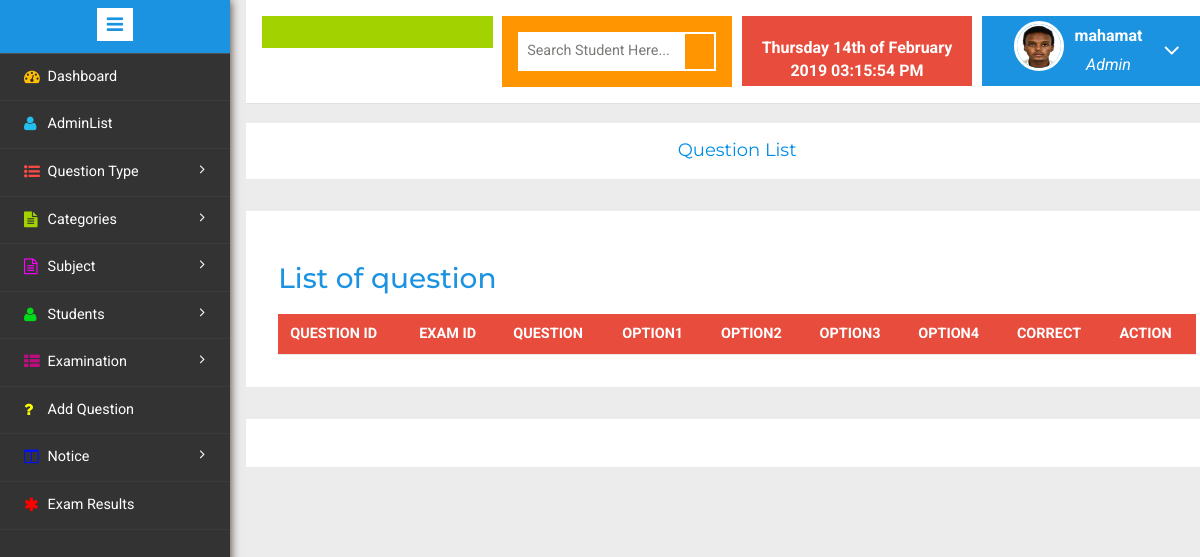
Before: /admin/viewquestion.php?eid=19 (signed in) with the older database file.
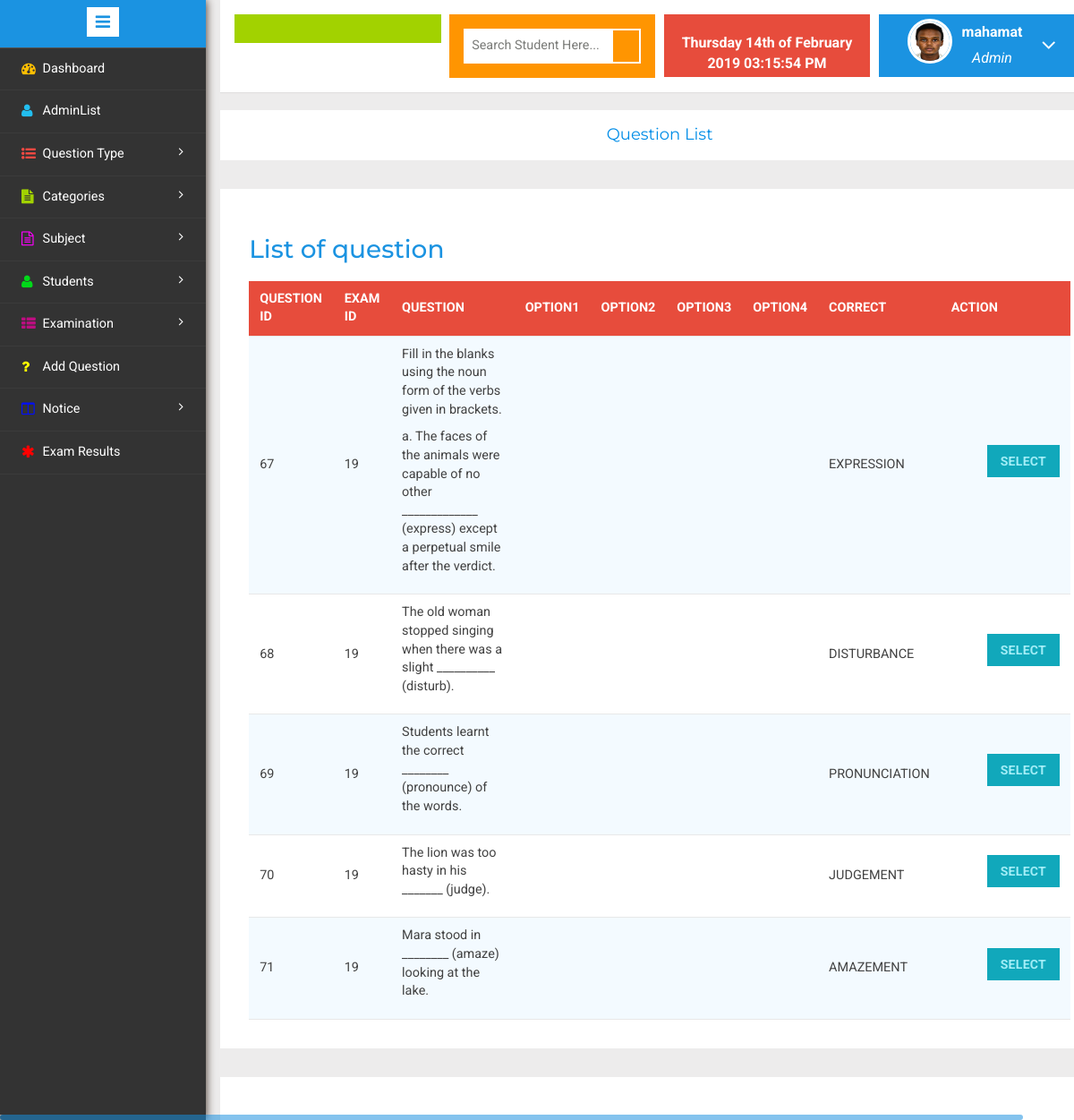
After: the same page with the newer database file.
### tables this page shows
CREATE TABLE `usertbl` (
  `uid` int(11) NOT NULL,
  `fname` varchar(50) NOT NULL,
  `lname` varchar(50) NOT NULL,
  `gender` varchar(20) NOT NULL,
  `blood` varchar(20) NOT NULL,
  `email` varchar(50) NOT NULL,
  `phone` varchar(20) NOT NULL,
  `mobile` varchar(20) NOT NULL,
  `password` varchar(50) NOT NULL,
  `cpassword` varchar(50) NOT NULL,
  `dob` date NOT NULL,
  `address` varchar(50) NOT NULL,
  `deptname` varchar(50) NOT NULL,
  `catname` varchar(50) NOT NULL,
  `file` varchar(50) NOT NULL,
  `status` tinyint(1) NOT NULL
);

CREATE TABLE `questiontbl` (
  `qid` int(11) NOT NULL,
  `examid` int(11) NOT NULL,
  `questionname` text NOT NULL,
  `questiontype` varchar(100) NOT NULL,
  `op1` varchar(100) NOT NULL,
  `op2` varchar(100) NOT NULL,
  `op3` varchar(100) NOT NULL,
  `op4` varchar(100) NOT NULL,
  `correctop` varchar(20) NOT NULL
);

### admin/checkuser.php (called while the page is built, shortened)
<?php
$user_check= $_SESSION["userid"];
$ses_sql=mysql_query("select * from usertbl where uid = '$user_check'");
$row = mysql_fetch_assoc($ses_sql);
$my_fname =$row['fname'];
$my_file=$row['file'];
?>

### admin/viewquestion.php (the view, shortened to what this page needs)
<!DOCTYPE HTML>
<html>
<head>
</head>
<body>
<div class="page-container">
<div class="left-content">
<div class="mother-grid-inner">
<?php
if($_SESSION["userid"]==true)
{
include("header.php"); ?>
	<ol class="breadcrumb">
	                  <center><li class="breadcrumb-item"><h4><a href="">Question List</a></h4></li></center>
            </ol>
<?php
$examid=$_GET['eid'];
$sql="select qid,examid,questionname,op1,op2,op3,op4,correctop from questiontbl WHERE examid = '$examid'";
$result = mysql_query($sql);
?>
<div class="agile-grids">
<div class="agile-tables">
<div class="w3l-table-info">
<h2>List of question</h2>
<table width="100%" id="table">
<thead>
<tr>
               <th align="left">Question Id</th>
			   <th align="left">Exam Id</th>
			   <th align="left">Question</th>
			   <th align="left">Option1</th>
			   <th align="left">Option2</th>
			   <th align="left">Option3</th>
			   <th align="left">Option4</th>
			   <th align="left">Correct</th>
			   <th align="left">Action</th>
</tr>
</thead>
<tbody>
<?php while($rows=mysql_fetch_assoc($result))
{
	extract($rows);
	?>
    <tr>
    <td><?php echo $rows['qid'];?></td>
	<td><?php echo $rows['examid'];?></td>
    <td><?php echo $rows['questionname'];?></td>
	<td><?php echo $rows['op1'];?></td>
	<td><?php echo $rows['op2'];?></td>
	<td><?php echo $rows['op3'];?></td>
	<td><?php echo $rows['op4'];?></td>
	<td><?php echo $rows['correctop'];?></td>
	<td>
    <ul  style="list-style: none;" >
          <li class="dropdown ">
		  <button href="#" class="dropdown-toggle btn bg-primary" data-toggle="dropdown" aria-expanded="false">
			 select
		  </button>
	      </li>
	</ul>
	</td>
    </tr>
<?php }?>
</tbody>
</table>
</div>
</div>
</div>
<?php include("footer.php"); ?>
	<?php include("sidebar.php"); ?>
	<?php }
else
	header('location:login.php');
?>
</body>
</html>

### admin/header.php (shortened to what this page needs)
<!DOCTYPE HTML>
<html>
<head>
<link href="css/bootstrap.min.css" rel='stylesheet' type='text/css' />
<link href="css/style.css" rel='stylesheet' type='text/css' />
<link rel="stylesheet" href="css/morris.css" type="text/css"/>
<link href="css/font-awesome.css" rel="stylesheet">
<link rel="stylesheet" href="css/jquery-ui.css">
<link rel="stylesheet" href="css/icon-font.min.css" type='text/css' />
<link rel="stylesheet" href="css/table-style.css" type='text/css' />
</head>
<body>
<?php include("checkuser.php"); ?>
				<div class="header-main">
					<div class="logo-w3-agile">
							</div>
					<div class="w3layouts-left">
								<div class="w3-search-box">
									<form action="search.php" method="GET">
										<input type="text" placeholder="Search Student Here..." name="name" required="">
										<input type="submit" value="">
									</form>
								</div>
						 </div>
						 <div class="w3layouts-right">
							<div class="profile_details_left">
								<b><font color="white"><?php  date_default_timezone_set( "Asia/Kolkata");
								echo date("l jS \of F Y h:i:s A"); ?></font></b><br>
							</div>
						</div>
						<div class="profile_details w3l">
								<ul>
									<li class="dropdown profile_details_drop">
										<a href="#" class="dropdown-toggle" data-toggle="dropdown" aria-expanded="false">
											<div class="profile_img">
												<span class="prfil-img"><?php echo($my_file!=NULL)?'<img src="uploaded/'.$my_file.'" >' :'' ;?> </span>
												<div class="user-name">
													<p><?php echo $my_fname;?></p>
													<span>Admin</span>
												</div>
												<i class="fa fa-angle-down"></i>
												<div class="clearfix"></div>
											</div>
										</a>
									</li>
								</ul>
							</div>
				</div>
			</body>
</body>
</html>

### admin/footer.php (shortened to what this page needs)
<!DOCTYPE HTML>
<html>
<head>
<link rel="stylesheet" href="css/icon-font.min.css" type='text/css' />
</head>
<body>
<div class="copyrights">
</div>
</body>
</html>

### admin/sidebar.php (shortened to what this page needs)
<!DOCTYPE HTML>
<html>
<head>
<link href="css/bootstrap.min.css" rel='stylesheet' type='text/css' />
<link href="css/style.css" rel='stylesheet' type='text/css' />
<link rel="stylesheet" href="css/morris.css" type="text/css"/>
<link href="css/font-awesome.css" rel="stylesheet">
<link rel="stylesheet" href="css/icon-font.min.css" type='text/css' />
</head>
<body>
				<div class="sidebar-menu">
					<header class="logo1">
						<a href="#" class="sidebar-icon"> <span class="fa fa-bars"></span> </a>
					</header>
                           <div class="menu">
									<ul id="menu" >
										<li><a href="index.php"><i class="fa fa-tachometer" style="color:#ffbf00"></i> <span>Dashboard</span><div class="clearfix"></div></a></li>
										 <li id="menu-academico" ><a href="userlist.php"><i class="fa fa-user" style="color:#22beef;"></i><span>AdminList</span><div class="clearfix"></div></a></li>
									 <li id="menu-academico" ><a href="#"><i class="fa fa-list-ul" aria-hidden="true"  style="color:#ff4a43;"></i><span> Question Type</span> <span class="fa fa-angle-right" style="float: right"></span><div class="clearfix"></div></a>
										</li>
									  <li id="menu-academico" ><a href="#"><i class="fa fa-file-text" aria-hidden="true" style="color:#a2d200;"></i><span> Categories</span> <span class="fa fa-angle-right" style="float: right"></span><div class="clearfix"></div></a>
										</li>
										<li id="menu-academico" ><a href="#"><i class="fa fa-file-text-o" aria-hidden="true" style="color:#ff00ff"></i><span> Subject</span> <span class="fa fa-angle-right" style="float: right"></span><div class="clearfix"></div></a>
										</li>
										<li id="menu-academico" ><a href="#"><i class="fa fa-user" aria-hidden="true" style="color:#00d919"></i><span> Students</span> <span class="fa fa-angle-right" style="float: right"></span><div class="clearfix"></div></a>
										</li>
										 <li id="menu-academico" ><a href="#"><i class="fa fa-th-list" aria-hidden="true" style="color:#bd0e81"></i><span> Examination</span> <span class="fa fa-angle-right" style="float: right"></span><div class="clearfix"></div></a>
										</li>
								      <li><a href="addquestion.php"><i class="fa fa-question" style="color:#ffff00"></i>  <span>Add Question</span><div class="clearfix"></div></a></li>
							         <li id="menu-academico" ><a href="#"><i class="fa fa-columns" aria-hidden="true" style="color:#000eff"></i><span> Notice</span> <span class="fa fa-angle-right" style="float: right"></span><div class="clearfix"></div></a>
									</li>
							         <li><a href="results.php"><i class="fa fa-asterisk" style="color:#ff0000"></i>  <span>Exam Results</span><div class="clearfix"></div></a></li>
								  </ul>
								</div>
							  </div>
</body>
</html>

### admin/css/table-style.css (style rules this page uses)
table { background: white; border-collapse: collapse; margin: 1.25em 0 0; width: 100%; }
table tr, table th, table td { border: none; border-bottom: 1px solid #e8e8e8; font-size: .95em; }
table th, table td { padding: 10px 12px; text-align: left; }
table th { background: #e74c3c; color: #fff; text-transform: uppercase; }
table tr td { background: #f3faff; color: #424242; }
table tr:nth-of-type(2n+2) td { background: #ffffff; }
table { width: 100%; }

### admin/header.php (style rules this page uses)
.w3layouts-right { width: 10px; height: 70px; }

Changed rows visible on the page:
added questiontbl: qid "67", examid "19", questionname "Fill in the blanks using the noun form of the verbs given in brackets. a. The faces of the animals were capable of no other _____________ (express) except a perpetual smile after the verdict.", correctop "EXPRESSION"
added questiontbl: qid "68", examid "19", questionname "The old woman stopped singing when there was a slight __________ (disturb).", correctop "DISTURBANCE"
added questiontbl: qid "69", examid "19", questionname "Students learnt the correct ________ (pronounce) of the words.", correctop "PRONUNCIATION"
added questiontbl: qid "70", examid "19", questionname "The lion was too hasty in his _______ (judge).", correctop "JUDGEMENT"
added questiontbl: qid "71", examid "19", questionname "Mara stood in ________ (amaze) looking at the lake.", correctop "AMAZEMENT"
